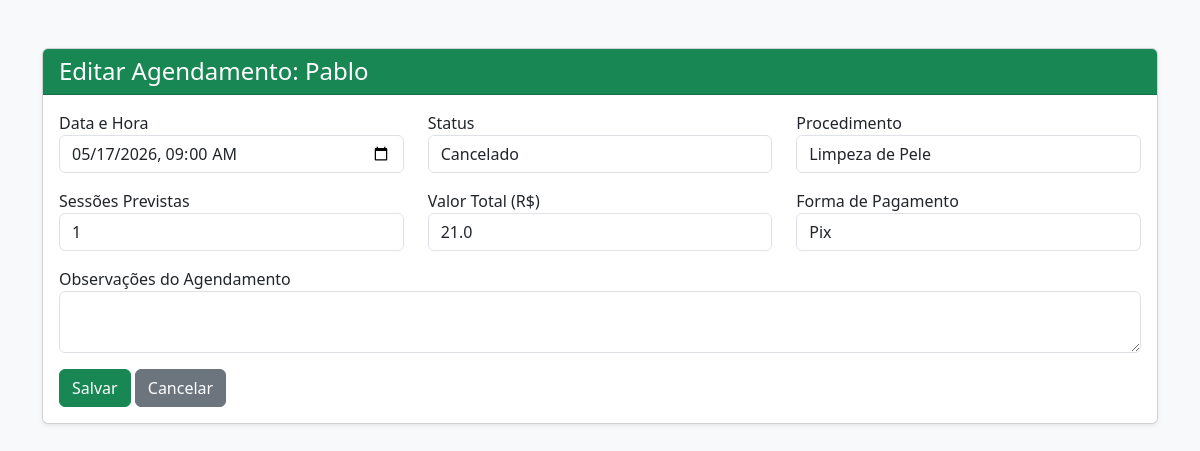
Page /agendamento/1/editar on the committed database.
### tables this page shows
CREATE TABLE pacientes (
            id INTEGER PRIMARY KEY AUTOINCREMENT,
            nome_completo TEXT NOT NULL,
            email TEXT,
            telefone TEXT,
            data_nascimento DATE,
            cpf TEXT,
            historico_medico TEXT,
            termo_consentimento BOOLEAN,
            autorizacao_imagem BOOLEAN
        );

CREATE TABLE agendamentos (
            id INTEGER PRIMARY KEY AUTOINCREMENT,
            paciente_id INTEGER,
            data_hora DATETIME,
            status TEXT,
            status_pagamento TEXT DEFAULT 'Aguardando',
            tipo_procedimento TEXT,
            sessoes_previstas INTEGER,
            valor_cobrado REAL,
            forma_pagamento TEXT,
            observacoes TEXT,
            FOREIGN KEY (paciente_id) REFERENCES pacientes (id)
        );

### app/controllers/rotas.py (the view)
@rotas_bp.route('/agendamento/<int:id>/editar', methods=['GET', 'POST'])
def editar_agendamento(id):
    agendamento = agendamento_service.obter_agendamento(id)
    paciente = paciente_service.obter_paciente(agendamento['paciente_id'])
    if request.method == 'POST':
        dados_form = dict(request.form)
        agendamento_service.atualizar_agendamento(id, dados_form)
        return redirect(url_for('rotas.perfil_paciente', id=paciente['id']))
    conn = get_db_connection()
    qtd_sessoes = conn.execute('SELECT COUNT(*) FROM procedimentos WHERE agendamento_id = ?', (id,)).fetchone()[0]
    conn.close()
    return render_template('form_agendamento.html', agendamento=agendamento, paciente=paciente, qtd_sessoes=qtd_sessoes)

### app/database.py (called while the page is built)
def get_db_connection():
    basedir = os.path.abspath(os.path.dirname(os.path.dirname(__file__)))
    db_path = os.path.join(basedir, 'banco.db')
    conn = sqlite3.connect(db_path)
    conn.row_factory = sqlite3.Row
    return conn

### app/services/agendamento_service.py (called while the page is built)
def obter_agendamento(agendamento_id):
    conn = get_db_connection()
    agendamento = conn.execute('SELECT * FROM agendamentos WHERE id = ?', (agendamento_id,)).fetchone()
    conn.close()
    return agendamento

### app/services/paciente_service.py (called while the page is built)
def obter_paciente(paciente_id):
    conn = get_db_connection()
    paciente = conn.execute('SELECT * FROM pacientes WHERE id = ?', (paciente_id,)).fetchone()
    conn.close()
    return paciente

### app/templates/form_agendamento.html (shortened to what this page needs)
<!DOCTYPE html>
<html lang="pt-BR">
<head>
    <link href="https://cdn.jsdelivr.net/npm/bootstrap@5.3.2/dist/css/bootstrap.min.css" rel="stylesheet">
</head>
<body class="bg-light">
    <div class="container mt-5">
        <div class="card shadow-sm">
            <div class="card-header bg-success text-white">
                <h4 class="mb-0">{{ 'Editar Agendamento' if agendamento else 'Agendar Consulta' }}: {{ paciente.nome_completo }}</h4>
            </div>
            <div class="card-body">
                <form method="POST">
                    <div class="row mb-3">
                        <div class="col-md-4">
                            <label>Data e Hora</label>
                            <input type="datetime-local" name="data_hora" class="form-control" value="{{ agendamento.data_hora if agendamento else '' }}" required>
                        </div>
                        <div class="col-md-4">
                            <label>Status</label>
                            <select name="status" class="form-control" id="status_select">
                                <option value="Cancelado" {% if agendamento and agendamento.status == 'Cancelado' %}selected{% endif %}>Cancelado</option>
                            </select>
                        </div>
                        <div class="col-md-4">
                            <label>Procedimento</label>
                            <select name="tipo_procedimento" class="form-control" required>
                                <option value="Limpeza de Pele" {% if agendamento and agendamento.tipo_procedimento == 'Limpeza de Pele' %}selected{% endif %}>Limpeza de Pele</option>
                            </select>
                        </div>
                    </div>
                    <div class="row mb-3">
                        <div class="col-md-4">
                            <label>Sessões Previstas</label>
                            <input type="number" name="sessoes_previstas" class="form-control" value="{{ agendamento.sessoes_previstas if agendamento else '1' }}" min="1" required>
                        </div>
                        <div class="col-md-4">
                            <label>Valor Total (R$)</label>
                            <input type="number" step="0.01" name="valor_cobrado" class="form-control" value="{{ agendamento.valor_cobrado if agendamento else '' }}" required>
                        </div>
                        <div class="col-md-4">
                            <label>Forma de Pagamento</label>
                            <select name="forma_pagamento" class="form-control">
                                <option value="Pix" {% if agendamento and agendamento.forma_pagamento == 'Pix' %}selected{% endif %}>Pix</option>
                            </select>
                        </div>
                    </div>
                    <div class="mb-3">
                        <label>Observações do Agendamento</label>
                        <textarea name="observacoes" class="form-control" rows="2">{{ agendamento.observacoes if agendamento else '' }}</textarea>
                    </div>
                    <button type="submit" class="btn btn-success">Salvar</button>
                    <a href="/paciente/{{ paciente.id }}" class="btn btn-secondary">Cancelar</a>
                </form>
            </div>
        </div>
    </div>
</body>
</html>

### rows in the picture
pacientes: nome_completo "Pablo"
agendamentos: data_hora "05/17/2026 09:00", status "Cancelado", tipo_procedimento "Limpeza de Pele", sessoes_previstas "1", valor_cobrado "21.0", forma_pagamento "Pix"

### other values in the picture
{{ 'Editar Agendamento' if agendamento else 'Agendar Consulta' }} "Editar Agendamento"
